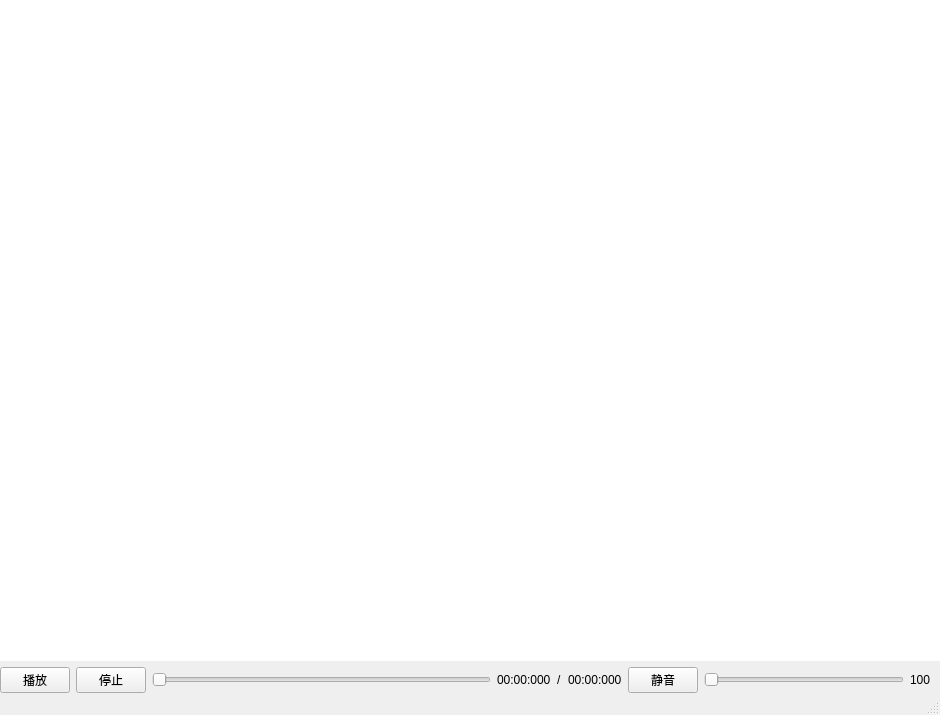
<?xml version="1.0" encoding="UTF-8"?>
<ui version="4.0">
 <class>MainWindow</class>
 <widget class="QMainWindow" name="MainWindow">
  <property name="geometry">
   <rect>
    <x>0</x>
    <y>0</y>
    <width>940</width>
    <height>715</height>
   </rect>
  </property>
  <property name="windowTitle">
   <string>MainWindow</string>
  </property>
  <widget class="QWidget" name="centralwidget">
   <layout class="QVBoxLayout" name="verticalLayout">
    <property name="leftMargin">
     <number>0</number>
    </property>
    <property name="topMargin">
     <number>0</number>
    </property>
    <property name="rightMargin">
     <number>0</number>
    </property>
    <property name="bottomMargin">
     <number>0</number>
    </property>
    <item>
     <widget class="QStackedWidget" name="stackedWidget">
      <property name="currentIndex">
       <number>1</number>
      </property>
      <widget class="QWidget" name="PlayerFileOpenWidget">
       <layout class="QVBoxLayout" name="verticalLayout_2">
        <item alignment="Qt::AlignHCenter">
         <widget class="QPushButton" name="BtnFileOpen">
          <property name="text">
           <string>打开文件</string>
          </property>
         </widget>
        </item>
       </layout>
      </widget>
      <widget class="QWidget" name="VideoPlayerWidiget">
       <layout class="QGridLayout" name="gridLayout">
        <property name="leftMargin">
         <number>0</number>
        </property>
        <property name="topMargin">
         <number>0</number>
        </property>
        <property name="rightMargin">
         <number>0</number>
        </property>
        <property name="bottomMargin">
         <number>0</number>
        </property>
        <item row="0" column="0">
         <widget class="VideoWidget" name="playerWidget" native="true">
          <property name="styleSheet">
           <string notr="true">background-color: rgb(255, 255, 255);</string>
          </property>
         </widget>
        </item>
       </layout>
      </widget>
     </widget>
    </item>
    <item>
     <layout class="QHBoxLayout" name="horizontalLayout_4">
      <item>
       <layout class="QHBoxLayout" name="horizontalLayout">
        <item>
         <widget class="QPushButton" name="BtnPlay">
          <property name="maximumSize">
           <size>
            <width>70</width>
            <height>16777215</height>
           </size>
          </property>
          <property name="text">
           <string>播放</string>
          </property>
         </widget>
        </item>
        <item>
         <widget class="QPushButton" name="BtnStop">
          <property name="maximumSize">
           <size>
            <width>70</width>
            <height>16777215</height>
           </size>
          </property>
          <property name="text">
           <string>停止</string>
          </property>
         </widget>
        </item>
        <item>
         <layout class="QHBoxLayout" name="horizontalLayout_2">
          <item>
           <widget class="CustomSlider" name="SliderCurrent">
            <property name="minimumSize">
             <size>
              <width>200</width>
              <height>0</height>
             </size>
            </property>
            <property name="orientation">
             <enum>Qt::Horizontal</enum>
            </property>
           </widget>
          </item>
          <item>
           <widget class="QLabel" name="LabelCurrent">
            <property name="maximumSize">
             <size>
              <width>100</width>
              <height>16777215</height>
             </size>
            </property>
            <property name="text">
             <string>00:00:000</string>
            </property>
           </widget>
          </item>
          <item>
           <widget class="QLabel" name="label_3">
            <property name="text">
             <string>/</string>
            </property>
           </widget>
          </item>
          <item>
           <widget class="QLabel" name="LabelDuration">
            <property name="maximumSize">
             <size>
              <width>100</width>
              <height>16777215</height>
             </size>
            </property>
            <property name="text">
             <string>00:00:000</string>
            </property>
           </widget>
          </item>
         </layout>
        </item>
       </layout>
      </item>
      <item>
       <layout class="QHBoxLayout" name="horizontalLayout_3">
        <item>
         <widget class="QPushButton" name="BtnMute">
          <property name="maximumSize">
           <size>
            <width>70</width>
            <height>16777215</height>
           </size>
          </property>
          <property name="text">
           <string>静音</string>
          </property>
          <property name="checkable">
           <bool>true</bool>
          </property>
         </widget>
        </item>
        <item>
         <widget class="CustomSlider" name="SliderVolume">
          <property name="maximumSize">
           <size>
            <width>200</width>
            <height>16777215</height>
           </size>
          </property>
          <property name="orientation">
           <enum>Qt::Horizontal</enum>
          </property>
         </widget>
        </item>
        <item>
         <widget class="QLabel" name="LabelVolume">
          <property name="maximumSize">
           <size>
            <width>30</width>
            <height>16777215</height>
           </size>
          </property>
          <property name="text">
           <string>100</string>
          </property>
         </widget>
        </item>
       </layout>
      </item>
     </layout>
    </item>
   </layout>
  </widget>
  <widget class="QMenuBar" name="menubar">
   <property name="geometry">
    <rect>
     <x>0</x>
     <y>0</y>
     <width>940</width>
     <height>24</height>
    </rect>
   </property>
  </widget>
  <widget class="QStatusBar" name="statusbar"/>
 </widget>
 <customwidgets>
  <customwidget>
   <class>CustomSlider</class>
   <extends>QSlider</extends>
   <header>customslider.h</header>
  </customwidget>
  <customwidget>
   <class>VideoWidget</class>
   <extends>QWidget</extends>
   <header>videowidget.h</header>
   <container>1</container>
  </customwidget>
 </customwidgets>
 <resources/>
 <connections/>
</ui>
